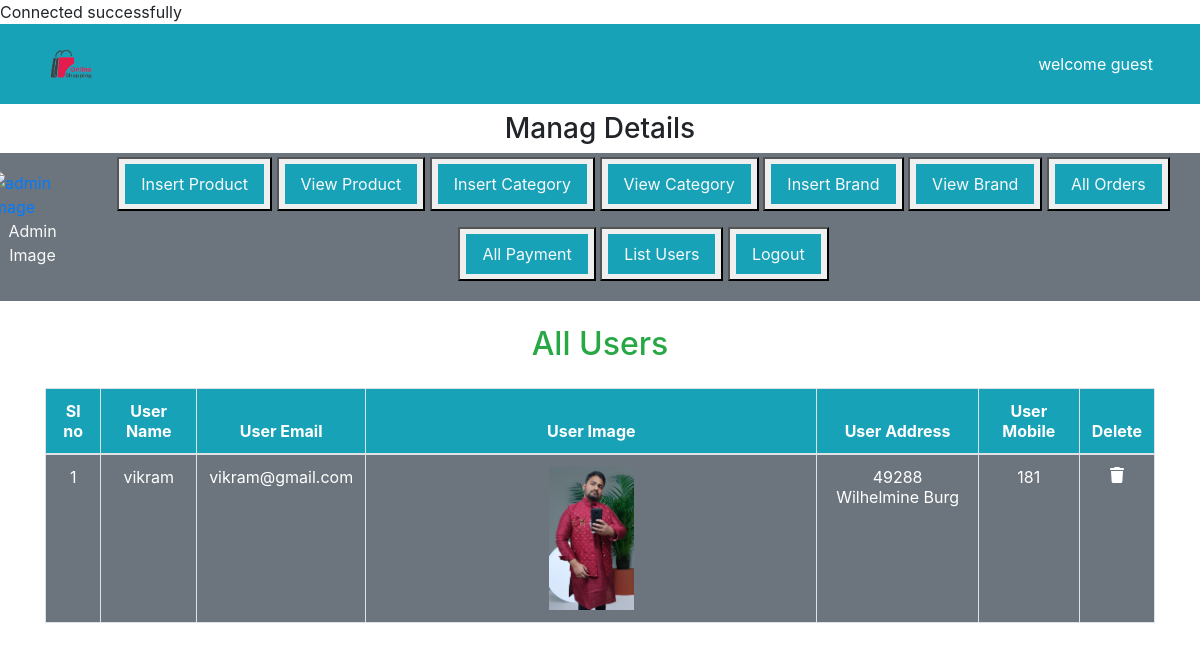
Page /admin_area/index.php?list_users on the committed database.
### tables this page shows
CREATE TABLE `user_table` (
  `user_id` int(11) NOT NULL,
  `user_name` varchar(200) NOT NULL,
  `user_email` varchar(200) NOT NULL,
  `user_password` varchar(200) NOT NULL,
  `user_image` varchar(255) NOT NULL,
  `user_ip` varchar(100) NOT NULL,
  `user_address` varchar(255) NOT NULL,
  `user_mobile` varchar(100) NOT NULL
);

### admin_area/list_users.php (the view)
<h2 class="text-center text-success my-4">All Users</h2>
<table class="table table-bordered text-white text-center">
    <thead class="bg-info">
        <tr>
            <th>Sl no</th>
            <th>User Name </th>
            <th>User Email</th>
            <th>User Image</th>
            <th>User Address</th>
            <th>User Mobile</th>
            <th>Delete</th>
        </tr>
    </thead>
    <tbody class="bg-secondary">
        <?php
        $number = 1;
        $user_table = "select * from user_table";
        $result = mysqli_query($conn,$user_table);
        while($row = mysqli_fetch_assoc($result)){
            $user_id = $row['user_id'];
            $user_name = $row['user_name'];
            $user_email = $row['user_email'];
            $user_image = $row['user_image'];
            $user_address = $row['user_address'];
            $user_mobile = $row['user_mobile'];
            echo " <tr>
            <td>$number</td>
            <td>$user_name</td>
            <td>$user_email</td>
            <td><img src='../user_area/user_image/$user_image' alt='User Image' class='product_image'></td>
            <td>$user_address</td>
            <td>$user_mobile</td>
            <td><a href='index.php?delete_users=$user_id' class='text-white'><i class='fa-sharp fa-solid fa-trash'></a></i></td>
        </tr> ";
        $number++;
        }
        ?>
    </tbody>
</table>

### css/style.css (style rules this page uses)
body { margin: 0; padding: 0; box-sizing: border-box; }

### admin_area/index.php (style rules this page uses)
.product_image { width: 20%; height: 20%; object-fit: contain; }

### rows in the picture
user_table: user_name "vikram", user_email "vikram@gmail.com", user_image (picture), user_address "49288 Wilhelmine Burg", user_mobile "181"
